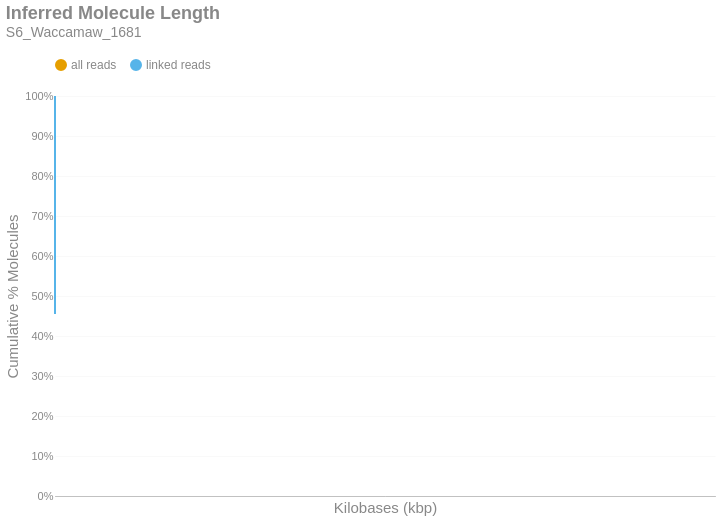

The cell this chart's notebook holds for it:
### Markdown cell above
### Inferred Molecule Length
This is the cumulative frequency distribution of molecule lengths inferred from the first and last alignment positions along a contig for all alignments associated with a single linked-read barcode on a given contig.There are two distributions: one with `all` the alignments (yellow) and another with only `linked reads` (blue). The percent of molecules in the `linked reads` distribution is relative to the total number of linked molecules.

### Code cell
if SKIPLR:
    print_html(f"Skipped")
else:
    binned_df = consolidated_hist(valids['length_inferred']/1000, mask, 10, True)
    binned_df = binned_df.with_columns(
        pl.when(pl.col('bin').cast(pl.Utf8) == '0').then(pl.lit('1')).otherwise(pl.col('bin').cast(pl.Utf8)).alias('bin')
    )
    with SafeRender(binned_df):
        (
            density_plot(binned_df, 'Inferred Molecule Length', samplename, 'inferredlen')
            .transform_calculate(bin_kb='datum.bin / 1000')
            .encode(
                x=alt.X('bin_kb:Q', title="Kilobases (kbp)").scale(type='log', padding=0).axis(labelAngle=-40),
                y=alt.Y('value:Q', title='Cumulative % Molecules')
                    .axis(format='%')
                    .stack(False)
                    .scale(domainMin=0, domainMax=1,padding=0),
                color=alt.Color("key:N").scale(domain = ["all reads", "linked reads"]),
                tooltip = [
                    alt.Tooltip("key:N", title = "Data Type"),
                    alt.Tooltip("range_label:N", title="Kilobases"),
                    alt.Tooltip("value:Q", format = ".2%", title="% Molecules (Cum.)")
                ]
            )
        ).display()

### Figure 1 — Vega-Lite specification as saved in the notebook (floating-point values rounded to 4 significant figures)
{"width": "container", "height": 400, "config": {"title": {"anchor": "start", "dy": -15, "fontSize": 18, "color": "#888888", "subtitleColor": "#888888", "subtitleFontSize": 14}, "arc": {"fill": "#0072B2"}, "axis": {"domainColor": "#888888", "domainWidth": 0.5, "gridWidth": 0.2, "grid": false, "titleFontWeight": 400, "titleFontSize": 15, "labelFontSize": 11, "labelColor": "#888888", "tickColor": "#888888", "tickWidth": 0.2, "titleColor": "#888888"}, "axisBand": {"grid": false}, "axisX": {"grid": true, "tickSize": 10, "domainCap": "round"}, "axisY": {"domain": false, "grid": true, "tickSize": 0, "domainCap": "round"}, "background": "transparent", "header": {"labelFontSize": 15, "labelColor": "#888888", "titleFontSize": 15, "titleFontWeight": 600, "titleColor": "#888888"}, "legend": {"labelFont": "sans-serif", "labelFontSize": 12, "labelColor": "#888888", "symbolSize": 100, "symbolType": "circle", "titleFontSize": 12, "titlePadding": 10, "titleColor": "#888888", "title": null, "orient": "top"}, "range": {"category": ["#E69F00", "#56B4E9", "#009E73", "#F0E442", "#0072B2", "#D55E00", "#CC79A7", "#000000"], "diverging": ["#cfe8f3", "#a2d4ec", "#73bfe2", "#46abdb", "#1696d2", "#12719e"]}, "area": {"fill": "#0072B2", "fillOpacity": 0.7, "line": true, "strokeOpacity": 0.7}, "line": {"color": "#0072B2", "stroke": "#0072B2", "strokeWidth": 2}, "trail": {"color": "#0072B2", "stroke": "#0072B2", "strokeWidth": 0, "size": 1}, "point": {"filled": true, "fillOpacity": 1.0, "size": 95}, "text": {"color": "#888888", "fontSize": 11, "align": "right", "fontWeight": 400, "size": 11}, "bar": {"fill": "#0072B2", "stroke": null}, "view": {"stroke": null, "continuousWidth": 660, "continuousHeight": 400}}, "data": {"name": "data-cb327d027a2fccaee19226a2dcee4e55"}, "mark": {"type": "line", "interpolate": "monotone", "point": {"opacity": 0, "size": 275}}, "encoding": {"color": {"field": "key", "scale": {"domain": ["all reads", "linked reads"]}, "type": "nominal"}, "tooltip": [{"field": "key", "title": "Data Type", "type": "nominal"}, {"field": "range_label", "title": "Kilobases", "type": "nominal"}, {"field": "value", "format": ".2%", "title": "% Molecules (Cum.)", "type": "quantitative"}], "x": {"axis": {"labelAngle": -40}, "field": "bin_kb", "scale": {"type": "log", "padding": 0}, "title": "Kilobases (kbp)", "type": "quantitative"}, "y": {"axis": {"format": "%"}, "field": "value", "scale": {"domainMin": 0, "domainMax": 1, "padding": 0}, "stack": false, "title": "Cumulative % Molecules", "type": "quantitative"}}, "params": [{"name": "param_c36ac31b6afebe62", "select": {"type": "point", "fields": ["key"]}, "bind": "legend"}], "title": {"text": "Inferred Molecule Length", "subtitle": "S6_Waccamaw_1681"}, "transform": [{"fold": ["all reads (cumsum)", "linked reads (cumsum)"]}, {"calculate": "replace(datum.key, ' (cumsum)', '')", "as": "key"}, {"filter": {"param": "param_c36ac31b6afebe62"}}, {"calculate": "datum.bin / 1000", "as": "bin_kb"}], "usermeta": {"embedOptions": {"downloadFileName": "S6_Waccamaw_1681.inferredlen"}}, "$schema": "https://vega.github.io/schema/vega-lite/v6.1.0.json", "datasets": {"data-cb327d027a2fccaee19226a2dcee4e55": [{"bin": "0.0", "interval": "0.0-10.0", "all reads": 0.8143, "linked reads": 0.4549, "all reads (cumsum)": 0.8143, "linked reads (cumsum)": 0.4549, "range_label": "0-9"}, {"bin": "10.0", "interval": "10.0-20.0", "all reads": 0.0738, "linked reads": 0.2158, "all reads (cumsum)": 0.8881, "linked reads (cumsum)": 0.6707, "range_label": "10-19"}, {"bin": "20.0", "interval": "20.0-30.0", "all reads": 0.05169, "linked reads": 0.1518, "all reads (cumsum)": 0.9398, "linked reads (cumsum)": 0.8225, "range_label": "20-29"}, {"bin": "30.0", "interval": "30.0-40.0", "all reads": 0.03181, "linked reads": 0.09367, "all reads (cumsum)": 0.9716, "linked reads (cumsum)": 0.9162, "range_label": "30-39"}, {"bin": "40.0", "interval": "40.0-50.0", "all reads": 0.01677, "linked reads": 0.04937, "all reads (cumsum)": 0.9884, "linked reads (cumsum)": 0.9656, "range_label": "40-49"}, {"bin": "50.0", "interval": "50.0-60.0", "all reads": 0.007098, "linked reads": 0.02098, "all reads (cumsum)": 0.9955, "linked reads (cumsum)": 0.9866, "range_label": "50-59"}, {"bin": "60.0", "interval": "60.0-70.0", "all reads": 0.002744, "linked reads": 0.008114, "all reads (cumsum)": 0.9982, "linked reads (cumsum)": 0.9947, "range_label": "60-69"}, {"bin": "70.0", "interval": "70.0-80.0", "all reads": 0.001051, "linked reads": 0.003108, "all reads (cumsum)": 0.9993, "linked reads (cumsum)": 0.9978, "range_label": "70-79"}, {"bin": "80.0", "interval": "80.0-90.0", "all reads": 0.0004154, "linked reads": 0.001229, "all reads (cumsum)": 0.9997, "linked reads (cumsum)": 0.999, "range_label": "80-89"}, {"bin": "90.0", "interval": "90.0-100.0", "all reads": 0.000174, "linked reads": 0.0005147, "all reads (cumsum)": 0.9998, "linked reads (cumsum)": 0.9995, "range_label": "90-99"}, {"bin": "100.0", "interval": "100.0-110.0", "all reads": 8.119e-05, "linked reads": 0.0002402, "all reads (cumsum)": 0.9999, "linked reads (cumsum)": 0.9998, "range_label": "100-109"}, {"bin": "110.0", "interval": "110.0-120.0", "all reads": 3.884e-05, "linked reads": 0.0001149, "all reads (cumsum)": 1.0, "linked reads (cumsum)": 0.9999, "range_label": "110-119"}, {"bin": "120.0", "interval": "120.0-130.0", "all reads": 1.735e-05, "linked reads": 5.133e-05, "all reads (cumsum)": 1.0, "linked reads (cumsum)": 0.9999, "range_label": "120-129"}, {"bin": "130.0", "interval": "130.0-140.0", "all reads": 8.597e-06, "linked reads": 2.543e-05, "all reads (cumsum)": 1.0, "linked reads (cumsum)": 1.0, "range_label": "130-139"}, {"bin": "140.0", "interval": "140.0-150.0", "all reads": 6.368e-06, "linked reads": 1.884e-05, "all reads (cumsum)": 1.0, "linked reads (cumsum)": 1.0, "range_label": "140-149"}, {"bin": "150.0", "interval": "150.0-160.0", "all reads": 2.07e-06, "linked reads": 6.122e-06, "all reads (cumsum)": 1.0, "linked reads (cumsum)": 1.0, "range_label": "150-159"}, {"bin": "160.0", "interval": "160.0-170.0", "all reads": 2.229e-06, "linked reads": 6.593e-06, "all reads (cumsum)": 1.0, "linked reads (cumsum)": 1.0, "range_label": "160-169"}, {"bin": "170.0", "interval": "170.0-180.0", "all reads": 1.433e-06, "linked reads": 4.238e-06, "all reads (cumsum)": 1.0, "linked reads (cumsum)": 1.0, "range_label": "170-179"}, {"bin": "180.0", "interval": "180.0-190.0", "all reads": 6.368e-07, "linked reads": 1.884e-06, "all reads (cumsum)": 1.0, "linked reads (cumsum)": 1.0, "range_label": "180-189"}, {"bin": "190.0", "interval": "190.0-200.0", "all reads": 7.96e-07, "linked reads": 2.355e-06, "all reads (cumsum)": 1.0, "linked reads (cumsum)": 1.0, "range_label": "190-199"}, {"bin": "200.0", "interval": "200.0-210.0", "all reads": 3.184e-07, "linked reads": 9.418e-07, "all reads (cumsum)": 1.0, "linked reads (cumsum)": 1.0, "range_label": "200-209"}, {"bin": "210.0", "interval": "210.0-220.0", "all reads": 6.368e-07, "linked reads": 1.884e-06, "all reads (cumsum)": 1.0, "linked reads (cumsum)": 1.0, "range_label": "210-219"}, {"bin": "220.0", "interval": "220.0-230.0", "all reads": 0.0, "linked reads": 0.0, "all reads (cumsum)": 1.0, "linked reads (cumsum)": 1.0, "range_label": "220-229"}, {"bin": "230.0", "interval": "230.0-240.0", "all reads": 0.0, "linked reads": 0.0, "all reads (cumsum)": 1.0, "linked reads (cumsum)": 1.0, "range_label": "230-239"}, {"bin": "240.0", "interval": "240.0-250.0", "all reads": 0.0, "linked reads": 0.0, "all reads (cumsum)": 1.0, "linked reads (cumsum)": 1.0, "range_label": "240-249"}, {"bin": "250.0", "interval": "250.0-260.0", "all reads": 0.0, "linked reads": 0.0, "all reads (cumsum)": 1.0, "linked reads (cumsum)": 1.0, "range_label": "250-259"}, {"bin": "260.0", "interval": "260.0-270.0", "all reads": 0.0, "linked reads": 0.0, "all reads (cumsum)": 1.0, "linked reads (cumsum)": 1.0, "range_label": "260-269"}, {"bin": "270.0", "interval": "270.0-280.0", "all reads": 0.0, "linked reads": 0.0, "all reads (cumsum)": 1.0, "linked reads (cumsum)": 1.0, "range_label": "270-279"}, {"bin": "280.0", "interval": "280.0-290.0", "all reads": 1.592e-07, "linked reads": 4.709e-07, "all reads (cumsum)": 1.0, "linked reads (cumsum)": 1.0, "range_label": "280-289"}]}}
